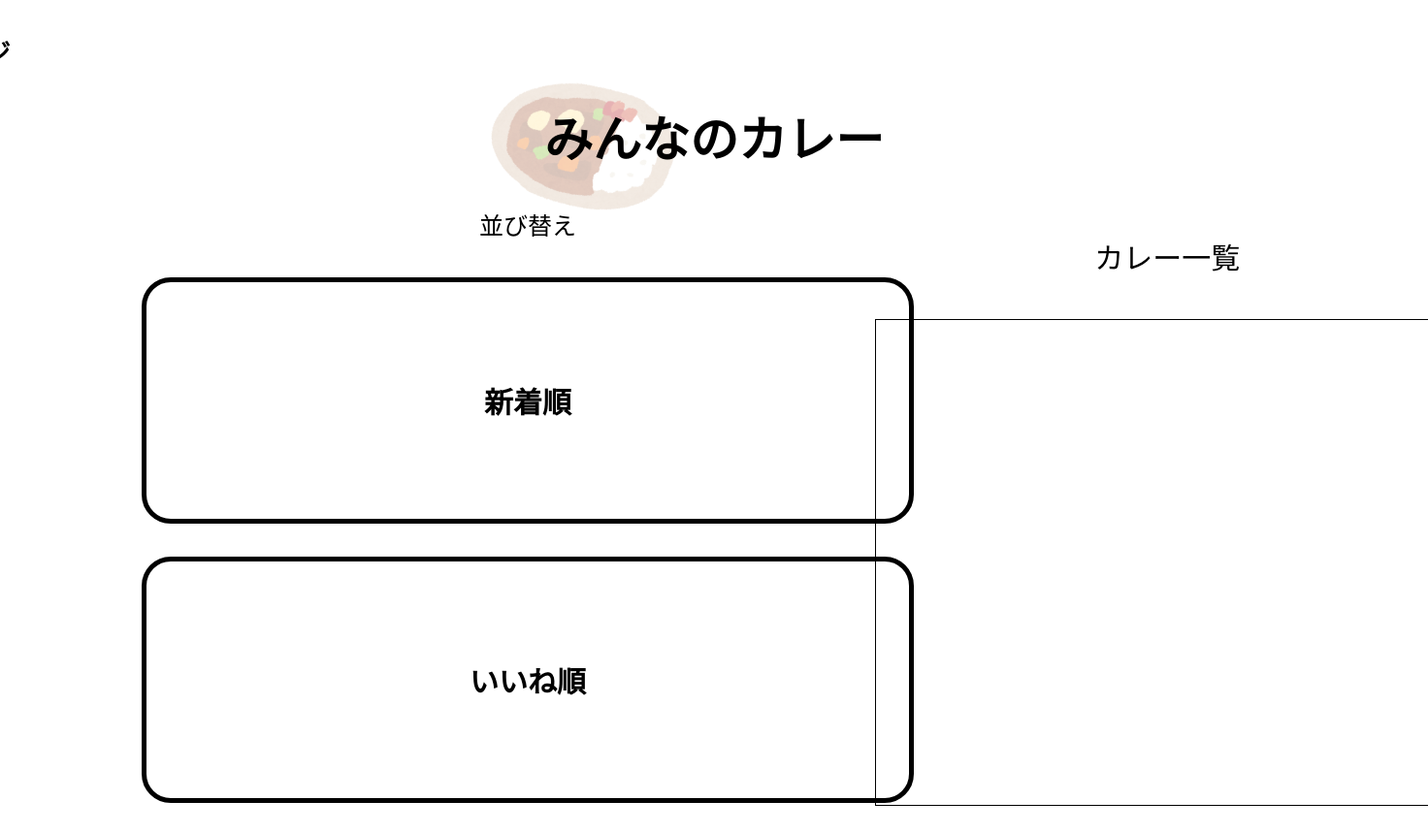
The app's page /board.php?sort=nice, older data.
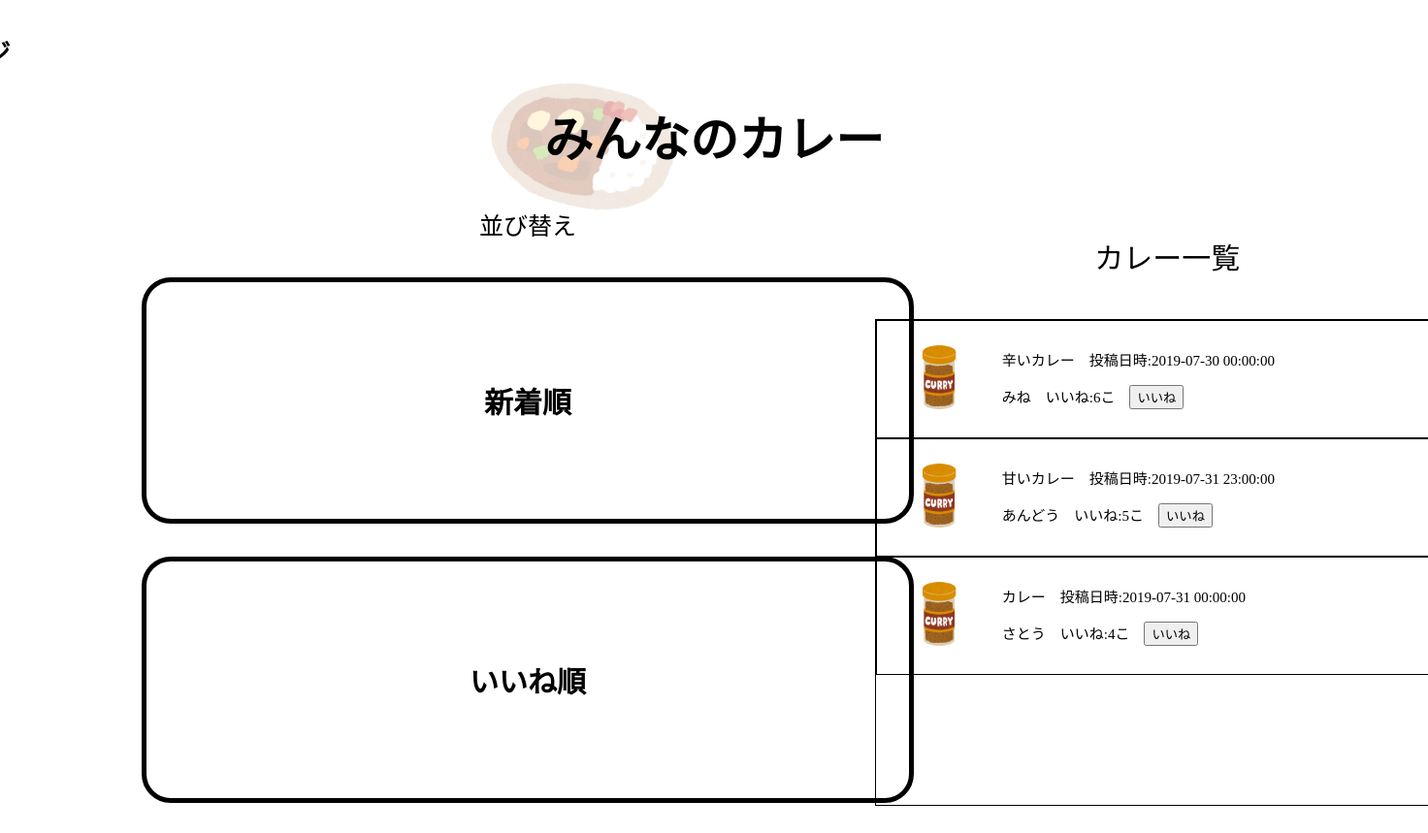
The same page, newer data.
### tables this page shows
CREATE TABLE `post` (
  `id` int(11) NOT NULL,
  `title` varchar(30) NOT NULL,
  `name` varchar(30) NOT NULL,
  `main` int(11) NOT NULL,
  `taste` int(11) NOT NULL,
  `flavor` int(11) NOT NULL,
  `hot_taste` int(11) NOT NULL,
  `post_date` datetime NOT NULL,
  `nice` int(11) NOT NULL
);

### board.php (called while the page is built, shortened)
<?php
require './func/func.php';
$cn = new mysqli(HOST, DB_USER, DB_PASS, DB_NAME);
$cn->set_charset("utf-8");
if($_GET['sort'] == 'new'){
  $query = "SELECT * FROM post ORDER BY post_date DESC";
} elseif($_GET['sort'] == 'nice'){
  $query = "SELECT * FROM post ORDER BY nice DESC";
}
$stmt = $cn->prepare($query);
$stmt->execute();
$post_row = fetch_all($stmt);
require_once './tpl/board.php';

### func/func.php (called while the page is built, shortened)
<?php
function fetch_all(& $stmt) {
  $hits = array();
  $params = array();
  $row = array();
  $meta = $stmt->result_metadata();
  while ($field = $meta->fetch_field()) {
      $params[] = &$row[$field->name];
  }
  call_user_func_array(array($stmt, 'bind_result'), $params);
  while ($stmt->fetch()) {
    $c = array();
    foreach($row as $key => $val) {
      $c[$key] = $val;
    }
    $hits[] = $c;
  }
  return $hits;
}

### tpl/board.php (the view, shortened to what this page needs)
<!DOCTYPE html>
<html lang="jn" dir="ltr">
<head>
  <link rel="stylesheet" href="css/curry_list.css">
</head>
<body>
  <div id="container">
    <div id="header">
      <p class="top"><a href="index.php">トップページ</a></p>
      <h1>みんなのカレー</h1>
      <p class="image"><img src="img/curry.png"></p>
    </div>
    <div id="list_change">
      <p>並び替え</p>
      <table>
        <tr>
          <th><a href="./board.php?sort=new">新着順</a></th>
        </tr>
        <table>
          <tr>
            <th><a href="./board.php?sort=nice">いいね順</a></th>
          </tr>
        </table>
    </div>
    <div id="list">
      <p>カレー一覧</p>
      <div id="list_culomn">
        <?php foreach ($post_row as $val) : ?>
        <form action="#" method="post">
          <a href="./work_about.php?id=<?php echo $val['id'] ?>">
            <table>
              <tr>
                <td rowspan="2" class="curry_photo"><img src="img/curry_ko.png"></td>
                <td><?php echo $val['title'] ?>　投稿日時:<?php echo $val['post_date'] ?></td>
              </tr>
              <tr>
                <td><?php echo $val['name'] ?>　いいね:<?php echo $val['nice'] ?>こ　<button type="submit" name="nice" value="<?php echo $val['id'] ?>">いいね</button></td>
              </tr>
            </table>
          </a>
          </form>
        <?php endforeach ?>
      </div>
    </div>
  </div>
</body>
</html>

Row changes from the older to the newer data that the page shows:
added post: title "辛いカレー", post_date "2019-07-30 00:00:00", name "みね", nice "6", $val['id'] 2 (drawn)
added post: title "甘いカレー", post_date "2019-07-31 23:00:00", name "あんどう", nice "5", $val['id'] 3 (drawn)
added post: title "カレー", post_date "2019-07-31 00:00:00", name "さとう", nice "4", $val['id'] 1 (drawn)
